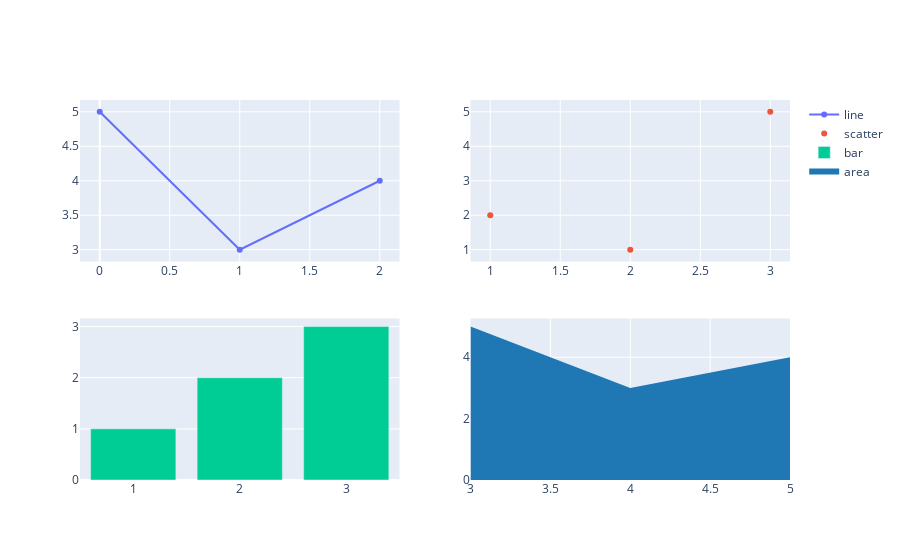

The notebook cell this image was saved under:
### Markdown cell above
## 4.1 サブプロット

### Code cell
import plotly.graph_objects as go
from plotly.subplots import make_subplots

line_trace = go.Scatter(x=[0, 1, 2], y=[5, 3, 4], name="line")
scatter_trace = go.Scatter(
    x=[1, 2, 3], y=[2, 1, 5], mode="markers", name="scatter"
)
bar_trace = go.Bar(x=[1, 2, 3], y=[1, 2, 3], name="bar")
area_trace = go.Scatter(
    x=[3, 4, 5],
    y=[5, 3, 4],
    mode="none",
    fillcolor="#1f77b4",
    fill="tozeroy",
    name="area",
)
subplots_fig = make_subplots(rows=2, cols=2)
subplots_fig.add_trace(line_trace, row=1, col=1)
subplots_fig.add_trace(scatter_trace, row=1, col=2)
subplots_fig.add_trace(bar_trace, row=2, col=1)
subplots_fig.add_trace(area_trace, row=2, col=2)
subplots_fig.show()

### Figure 1 — Plotly figure (JSON) as saved in the notebook; plotly's stock layout.template omitted (floating-point values rounded to 4 significant figures)
{"data": [{"name": "line", "type": "scatter", "x": [0, 1, 2], "xaxis": "x", "y": [5, 3, 4], "yaxis": "y"}, {"mode": "markers", "name": "scatter", "type": "scatter", "x": [1, 2, 3], "xaxis": "x2", "y": [2, 1, 5], "yaxis": "y2"}, {"name": "bar", "type": "bar", "x": [1, 2, 3], "xaxis": "x3", "y": [1, 2, 3], "yaxis": "y3"}, {"fill": "tozeroy", "fillcolor": "#1f77b4", "mode": "none", "name": "area", "type": "scatter", "x": [3, 4, 5], "xaxis": "x4", "y": [5, 3, 4], "yaxis": "y4"}], "layout": {"xaxis": {"anchor": "y", "domain": [0, 0.45]}, "xaxis2": {"anchor": "y2", "domain": [0.55, 1]}, "xaxis3": {"anchor": "y3", "domain": [0, 0.45]}, "xaxis4": {"anchor": "y4", "domain": [0.55, 1]}, "yaxis": {"anchor": "x", "domain": [0.575, 1]}, "yaxis2": {"anchor": "x2", "domain": [0.575, 1]}, "yaxis3": {"anchor": "x3", "domain": [0, 0.425]}, "yaxis4": {"anchor": "x4", "domain": [0, 0.425]}}}
